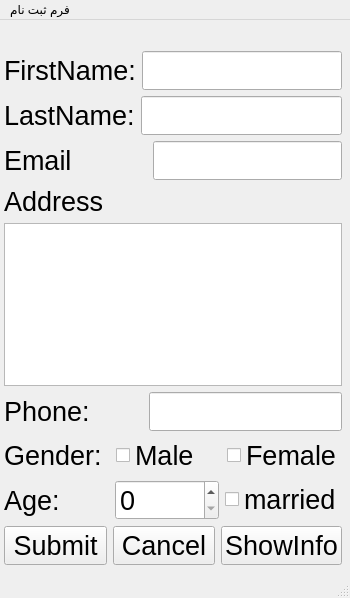
<?xml version="1.0" encoding="UTF-8"?>
<ui version="4.0">
 <class>MainWindow</class>
 <widget class="QMainWindow" name="MainWindow">
  <property name="geometry">
   <rect>
    <x>0</x>
    <y>0</y>
    <width>350</width>
    <height>598</height>
   </rect>
  </property>
  <property name="sizePolicy">
   <sizepolicy hsizetype="Fixed" vsizetype="Fixed">
    <horstretch>0</horstretch>
    <verstretch>0</verstretch>
   </sizepolicy>
  </property>
  <property name="windowTitle">
   <string>Register Form</string>
  </property>
  <property name="toolTip">
   <string/>
  </property>
  <widget class="QWidget" name="centralwidget">
   <widget class="QWidget" name="">
    <property name="geometry">
     <rect>
      <x>4</x>
      <y>31</y>
      <width>338</width>
      <height>514</height>
     </rect>
    </property>
    <layout class="QVBoxLayout" name="verticalLayout">
     <item>
      <layout class="QHBoxLayout" name="horizontalLayout_5">
       <item>
        <widget class="QLabel" name="label">
         <property name="font">
          <font>
           <pointsize>20</pointsize>
          </font>
         </property>
         <property name="text">
          <string>FirstName:</string>
         </property>
        </widget>
       </item>
       <item>
        <widget class="QLineEdit" name="line_fname">
         <property name="font">
          <font>
           <pointsize>20</pointsize>
          </font>
         </property>
        </widget>
       </item>
      </layout>
     </item>
     <item>
      <layout class="QHBoxLayout" name="horizontalLayout_6">
       <item>
        <widget class="QLabel" name="label_2">
         <property name="font">
          <font>
           <pointsize>20</pointsize>
          </font>
         </property>
         <property name="text">
          <string>LastName:</string>
         </property>
        </widget>
       </item>
       <item>
        <widget class="QLineEdit" name="line_lname">
         <property name="font">
          <font>
           <pointsize>20</pointsize>
          </font>
         </property>
        </widget>
       </item>
      </layout>
     </item>
     <item>
      <layout class="QHBoxLayout" name="horizontalLayout_7">
       <item>
        <widget class="QLabel" name="label_3">
         <property name="font">
          <font>
           <pointsize>20</pointsize>
          </font>
         </property>
         <property name="text">
          <string>Email          </string>
         </property>
        </widget>
       </item>
       <item>
        <widget class="QLineEdit" name="line_mail">
         <property name="font">
          <font>
           <pointsize>20</pointsize>
          </font>
         </property>
        </widget>
       </item>
      </layout>
     </item>
     <item>
      <widget class="QLabel" name="label_4">
       <property name="font">
        <font>
         <pointsize>20</pointsize>
        </font>
       </property>
       <property name="text">
        <string>Address</string>
       </property>
      </widget>
     </item>
     <item>
      <widget class="QTextEdit" name="text_address">
       <property name="sizePolicy">
        <sizepolicy hsizetype="Expanding" vsizetype="Minimum">
         <horstretch>0</horstretch>
         <verstretch>0</verstretch>
        </sizepolicy>
       </property>
       <property name="maximumSize">
        <size>
         <width>16777215</width>
         <height>16000000</height>
        </size>
       </property>
      </widget>
     </item>
     <item>
      <layout class="QHBoxLayout" name="horizontalLayout_4">
       <item>
        <widget class="QLabel" name="label_7">
         <property name="font">
          <font>
           <pointsize>20</pointsize>
          </font>
         </property>
         <property name="text">
          <string>Phone:       </string>
         </property>
        </widget>
       </item>
       <item>
        <widget class="QLineEdit" name="line_phone">
         <property name="font">
          <font>
           <pointsize>20</pointsize>
          </font>
         </property>
        </widget>
       </item>
      </layout>
     </item>
     <item>
      <layout class="QHBoxLayout" name="horizontalLayout_3">
       <item>
        <widget class="QLabel" name="label_5">
         <property name="font">
          <font>
           <pointsize>20</pointsize>
          </font>
         </property>
         <property name="text">
          <string>Gender:</string>
         </property>
        </widget>
       </item>
       <item>
        <widget class="QCheckBox" name="checkbox_male">
         <property name="font">
          <font>
           <pointsize>20</pointsize>
          </font>
         </property>
         <property name="text">
          <string>Male</string>
         </property>
        </widget>
       </item>
       <item>
        <widget class="QCheckBox" name="checkbox_female">
         <property name="font">
          <font>
           <pointsize>20</pointsize>
          </font>
         </property>
         <property name="text">
          <string>Female</string>
         </property>
        </widget>
       </item>
      </layout>
     </item>
     <item>
      <layout class="QHBoxLayout" name="horizontalLayout_2">
       <item>
        <widget class="QLabel" name="label_6">
         <property name="font">
          <font>
           <pointsize>20</pointsize>
          </font>
         </property>
         <property name="text">
          <string>Age:</string>
         </property>
        </widget>
       </item>
       <item>
        <widget class="QSpinBox" name="spin_age">
         <property name="font">
          <font>
           <pointsize>20</pointsize>
          </font>
         </property>
        </widget>
       </item>
       <item>
        <widget class="QCheckBox" name="checkbox_married">
         <property name="font">
          <font>
           <pointsize>20</pointsize>
          </font>
         </property>
         <property name="text">
          <string>married</string>
         </property>
        </widget>
       </item>
      </layout>
     </item>
     <item>
      <layout class="QHBoxLayout" name="horizontalLayout">
       <item>
        <widget class="QPushButton" name="btn_sumbit">
         <property name="font">
          <font>
           <pointsize>20</pointsize>
          </font>
         </property>
         <property name="text">
          <string>Submit</string>
         </property>
        </widget>
       </item>
       <item>
        <widget class="QPushButton" name="btn_cancel">
         <property name="font">
          <font>
           <pointsize>20</pointsize>
          </font>
         </property>
         <property name="text">
          <string>Cancel</string>
         </property>
        </widget>
       </item>
       <item>
        <widget class="QPushButton" name="btn_showinfo">
         <property name="font">
          <font>
           <pointsize>20</pointsize>
          </font>
         </property>
         <property name="text">
          <string>ShowInfo</string>
         </property>
        </widget>
       </item>
      </layout>
     </item>
    </layout>
   </widget>
  </widget>
  <widget class="QMenuBar" name="menubar">
   <property name="geometry">
    <rect>
     <x>0</x>
     <y>0</y>
     <width>350</width>
     <height>24</height>
    </rect>
   </property>
   <widget class="QMenu" name="menu">
    <property name="title">
     <string>فرم ثبت نام</string>
    </property>
   </widget>
   <addaction name="menu"/>
  </widget>
  <widget class="QStatusBar" name="statusbar"/>
 </widget>
 <tabstops>
  <tabstop>line_fname</tabstop>
  <tabstop>line_lname</tabstop>
  <tabstop>line_mail</tabstop>
  <tabstop>text_address</tabstop>
  <tabstop>line_phone</tabstop>
  <tabstop>checkbox_male</tabstop>
  <tabstop>checkbox_female</tabstop>
  <tabstop>spin_age</tabstop>
  <tabstop>checkbox_married</tabstop>
  <tabstop>btn_sumbit</tabstop>
  <tabstop>btn_cancel</tabstop>
  <tabstop>btn_showinfo</tabstop>
 </tabstops>
 <resources/>
 <connections/>
</ui>
